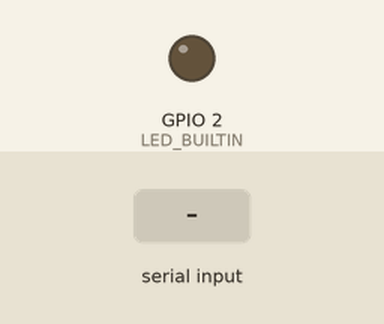
Recording of a sketch running on a simulated ESP32. Parts: output pins drawn as LEDs (lit = HIGH). Dashed ring = blinking. Inputs (shaded band) come from the test bench. What the sketch prints to the serial monitor is not drawn.

Above: at 0.1 s.
At 1.2 s:
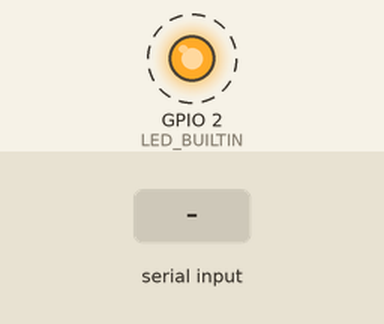
1.3 s: "ip\n" received over Serial
4.3 s: "sta\n" received over Serial
7.3 s: "ver\n" received over Serial
Timing chart, 0 to 16.3 s (numbered marks = the images above; inputs shaded):
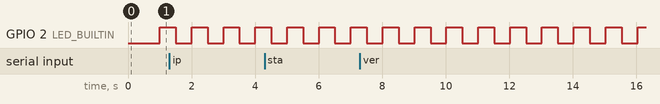

Measured:
- by itself, GPIO 2 (LED_BUILTIN): alternates HIGH for 0.50 s and LOW for 0.50 s

The sketch:

puntoAcceso.ino
```cpp
#include <WiFi.h>
#include <WiFiAP.h>

bool led_on = false;
String inputString = "";

const char *ssid = "RED-AP";
const char *password = "PASSWD-AP";

void setup() {
  pinMode(LED_BUILTIN, OUTPUT);
  Serial.begin(115200);
  Serial.println();
  Serial.println("Configurando punto de acceso...");

  WiFi.softAP(ssid, password);

  IPAddress AP_IP = WiFi.softAPIP();
  Serial.print("Dirección IP del AP: ");
  Serial.println(AP_IP);
  Serial.println();
  Serial.println("Comandos disponibles:");
  Serial.println("  'ip'  - Muestra la IP del AP");
  Serial.println("  'sta' - Muestra número de clientes conectados");
  Serial.println("  'ver' - Muestra configuración actual");
}

void loop() {
    // Verificar comandos por serial
    while (Serial.available()) {
        char inChar = (char)Serial.read();
        inputString += inChar;

        if (inChar == '\n') {
            inputString.trim();  // Eliminar espacios y saltos de línea

            if (inputString == "ip") {
                Serial.print("IP del AP: ");
                Serial.println(WiFi.softAPIP());
            }
            else if (inputString == "sta") {
                Serial.print("Clientes conectados: ");
                Serial.println(WiFi.softAPgetStationNum());
            }
            else if (inputString == "ver") {
                Serial.println("=== CONFIGURACIÓN AP ===");
                Serial.print("SSID: ");
                Serial.println(ssid);
                Serial.print("IP: ");
                Serial.println(WiFi.softAPIP());
                Serial.print("MAC: ");
                Serial.println(WiFi.softAPmacAddress());
                Serial.print("Canal: ");
                Serial.println(WiFi.channel());
                Serial.print("Clientes: ");
                Serial.println(WiFi.softAPgetStationNum());
            }
            else if (inputString.length() > 0) {
                Serial.println("Comando no reconocido. Usar: ip, sta, ver");
            }

            inputString = "";
        }
    }

    // Mostrar cambios en conexiones
    static int last_stations = -1;
    int current_stations = WiFi.softAPgetStationNum();

    if (current_stations != last_stations) {
        Serial.print("Conexiones: ");
        Serial.println(current_stations);
        if (current_stations > 0) {
            Serial.println("Usar 'ip' para ver la dirección del AP");
        }
        last_stations = current_stations;
    }

    // Parpadeo del LED (menos frecuente para no saturar)
    static unsigned long last_toggle = 0;
    if (millis() - last_toggle > 500) {
        digitalWrite(LED_BUILTIN, led_on ? HIGH : LOW);
        led_on = !led_on;
        last_toggle = millis();
    }
}
```
